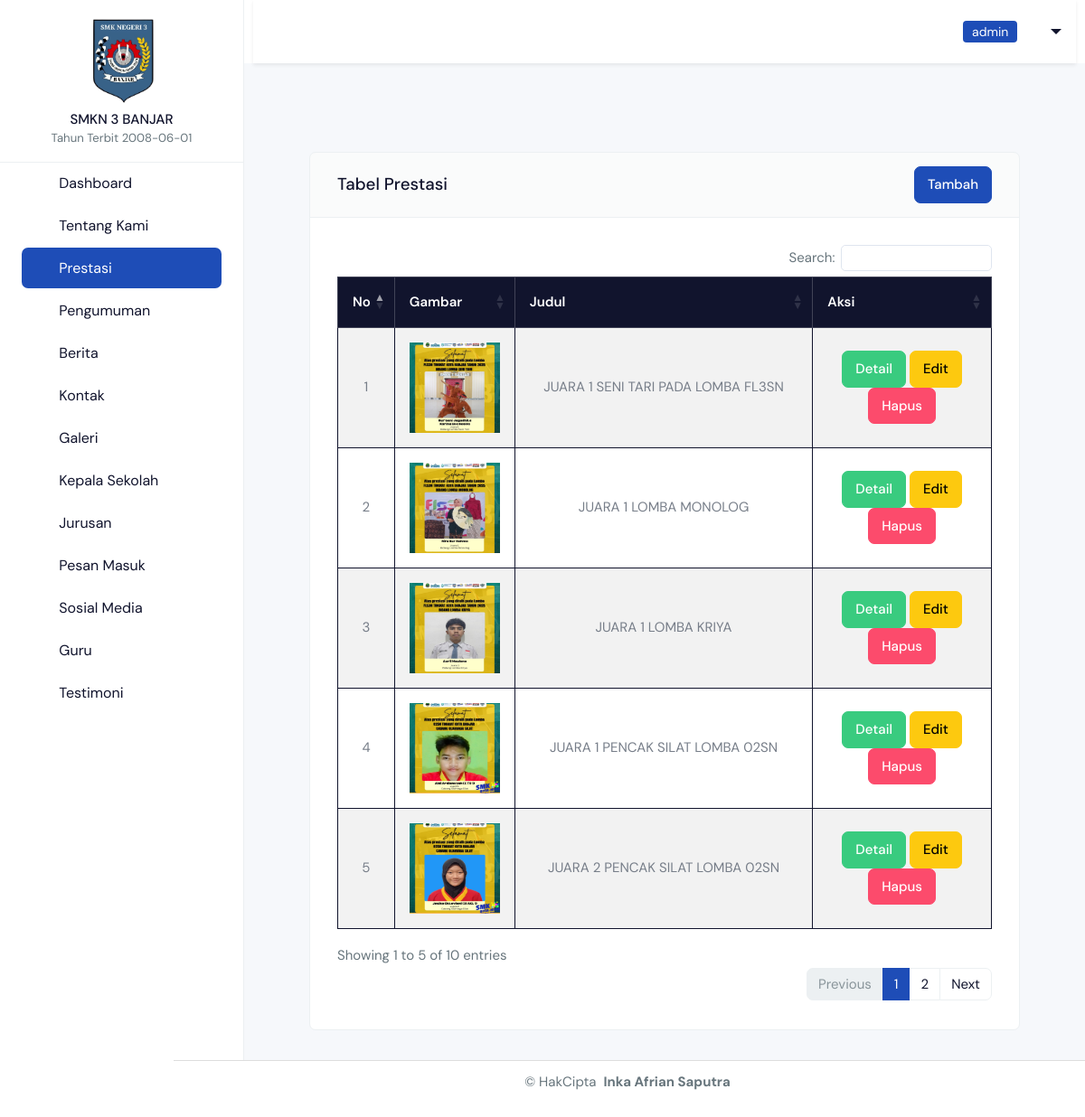
The page /backend/pages/achievement/index.php (signed in) on the database its author committed.
### tables this page shows
CREATE TABLE `abouts` (
  `id` bigint NOT NULL,
  `school_name` varchar(255) NOT NULL,
  `school_logo` text NOT NULL,
  `school_banner` varchar(200) NOT NULL,
  `school_video` varchar(255) DEFAULT NULL,
  `school_tagline` varchar(255) NOT NULL,
  `school_description` text NOT NULL,
  `since` date NOT NULL,
  `alamat` varchar(255) NOT NULL
);

CREATE TABLE `achievements` (
  `id` bigint NOT NULL,
  `image` varchar(200) NOT NULL,
  `title` varchar(200) NOT NULL,
  `description` text NOT NULL
);

### backend/pages/achievement/index.php (the view, shortened to what this page needs)
<?php
include '../../partials/header.php';
include '../../partials/sidebar.php';
include '../../partials/navbar.php';
$qabout = "SELECT * FROM achievements";
$result = mysqli_query($connect, $qabout) or die(mysqli_error($connect));
?>
<div id="layoutSidenav_content">
    <main>
        <div class="container-fluid px-4 mt-5">
            <div class="card mb-4">
                <div class="card-header d-flex align-items-center justify-content-between">
                    <h5 class="mt-2">Tabel Prestasi</h5>
                    <a href="./create.php" class="btn btn-primary">Tambah</a>
                </div>
                <div class="card-body">
                    <div class="table-responsive">
                        <table id="prestasiTable" class="table table-bordered border-dark text-center align-middle table-striped">
                            <thead class="table-dark">
                                <tr>
                                    <th>No</th>
                                    <th>Gambar</th>
                                    <th>Judul</th>
                                    <th>Aksi</th>
                                </tr>
                            </thead>
                            <tbody>
                                <?php
                                $no = 1;
                                if (mysqli_num_rows($result) > 0):
                                    while($item = $result->fetch_object()):
                                ?>
                                <tr>
                                    <td><?= $no ?></td>
                                    <td><img src="../../../storages/achievement/<?=$item->image?>" alt="gambar" width="100" height="100"></td>
                                    <td class="text-uppercase"><?= $item->title ?></td>
                                    <td>
                                        <a href="./detail.php?id=<?= $item->id ?>" class="btn btn-success">Detail</a>
                                        <a href="./edit.php?id=<?= $item->id ?>" class="btn btn-warning">Edit</a>
                                        <?php if (isset($_SESSION['user_role']) && $_SESSION['user_role'] === 'admin'): ?>
                                            <a href="../../action/achievement/delete.php?id=<?= $item->id ?>"
                                            class="btn btn-danger"
                                            onclick="return confirm('apakah anda yakin?')">Hapus</a>
                                        <?php endif; ?>
                                    </td>
                                </tr>
                                <?php
                                    $no++;
                                    endwhile;
                                else:
                                ?>
                                <tr>
                                    <td colspan="4">Data tidak ditemukan</td>
                                </tr>
                                <?php endif; ?>
                            </tbody>
                        </table>
                    </div>
                </div>
            </div>
        </div>
    </main>
</div>
<?php
include '../../partials/footer.php';
include '../../partials/script.php';
?>

### backend/partials/sidebar.php (shortened to what this page needs)
<?php
$userRole = isset($_SESSION['user_role']) ? strtolower($_SESSION['user_role']) : null;
$qAbouts = "SELECT * FROM abouts LIMIT 1";
$result = mysqli_query($connect, $qAbouts) or die(mysqli_error($connect));
$item = $result->fetch_object();
?>
<body class="d-flex flex-column min-vh-100">
  <div class="page-wrapper" id="main-wrapper" data-layout="vertical" data-navbarbg="skin6" data-sidebartype="full"
    data-sidebar-position="fixed" data-header-position="fixed">
    <aside class="left-sidebar flex-shrink-0">
      <div>
        <div class="text-center py-3 border-bottom">
            <img src="../../../storages/about/<?= $item->school_logo ?>"
                alt="Logo Sekolah"
                class="img-fluid mb-2"
                style="max-width: 80px; height: auto; object-fit: contain; background: transparent;">
            <h6 class="text-dark fw-bold text-uppercase mb-0"><?= $item->school_name ?></h6>
            <small class="text-dark-50">Tahun Terbit <?= $item->since ?></small>
        </div>
        <nav class="sidebar-nav scroll-sidebar" data-simplebar="">
          <ul id="sidebarnav">
           <li class="sidebar-item">
  <a class="sidebar-link"  href="../dashboard/index.php">
    <i class="ti ti-layout-dashboard"></i>
    <span class="hide-menu">Dashboard</span>
  </a>
</li>
<?php if ($userRole === 'admin'): ?>
<li class="sidebar-item">
   <a class="sidebar-link  <?= ($current_dir == 'about') ? 'active' : '' ?>" href="../about/index.php">
    <i class="ti ti-info-circle"></i>
    <span class="hide-menu">Tentang Kami</span>
  </a>
</li>
<?php endif; ?>
<li class="sidebar-item">
  <a class="sidebar-link  <?= ($current_dir == 'achievement') ? 'active' : '' ?>" href="../achievement/index.php">
    <i class="ti ti-trophy"></i>
    <span class="hide-menu">Prestasi</span>
  </a>
</li>
<li class="sidebar-item">
  <a class="sidebar-link  <?= ($current_dir == 'announcements') ? 'active' : '' ?>" href="../announcements/index.php">
    <i class="ti ti-speakerphone"></i>
    <span class="hide-menu">Pengumuman</span>
  </a>
</li>
<li class="sidebar-item">
  <a class="sidebar-link  <?= ($current_dir == 'blog') ? 'active' : '' ?>" href="../blog/index.php">
    <i class="ti ti-notebook"></i>
    <span class="hide-menu">Berita</span>
  </a>
</li>
<?php if ($userRole === 'admin'): ?>
<li class="sidebar-item">
  <a class="sidebar-link  <?= ($current_dir == 'contact') ? 'active' : '' ?>" href="../contact/index.php">
    <i class="ti ti-phone"></i>
    <span class="hide-menu">Kontak</span>
  </a>
</li>
<?php endif; ?>
<li class="sidebar-item">
  <a class="sidebar-link  <?= ($current_dir == 'galleries') ? 'active' : '' ?>" href="../galleries/index.php">
    <i class="ti ti-photo"></i>
    <span class="hide-menu">Galeri</span>
  </a>
</li>
<?php if ($userRole === 'admin'): ?>
  <li class="sidebar-item">
    <a class="sidebar-link  <?= ($current_dir == 'headmasters') ? 'active' : '' ?>" href="../headmasters/index.php">
      <i class="ti ti-school"></i>
      <span class="hide-menu">Kepala Sekolah</span>
    </a>
  </li>
<?php endif; ?>
<?php if ($userRole === 'admin'): ?>
  <li class="sidebar-item ">
    <a class="sidebar-link  <?= ($current_dir == 'majors') ? 'active' : '' ?>" href="../majors/index.php">
      <i class="ti ti-books"></i>
      <span class="hide-menu">Jurusan</span>
    </a>
  </li>
<?php endif; ?>
<li class="sidebar-item">
  <a class="sidebar-link  <?= ($current_dir == 'message') ? 'active' : '' ?>" href="../message/index.php">
    <i class="ti ti-message-circle"></i>
    <span class="hide-menu">Pesan Masuk</span>
  </a>
</li>
<?php if ($userRole === 'admin'): ?>
<li class="sidebar-item">
  <a class="sidebar-link  <?= ($current_dir == 'social_media') ? 'active' : '' ?>" href="../social_media/index.php">
    <i class="ti ti-brand-facebook"></i>
    <span class="hide-menu">Sosial Media</span>
  </a>
</li>
<?php endif; ?>
<?php if ($userRole === 'admin'): ?>
<li class="sidebar-item">
  <a class="sidebar-link  <?= ($current_dir == 'teachers') ? 'active' : '' ?>" href="../teachers/index.php">
    <i class="ti ti-user"></i>
    <span class="hide-menu">Guru</span>
  </a>
</li>
<?php endif; ?>
<li class="sidebar-item">
  <a class="sidebar-link  <?= ($current_dir == 'testimonials') ? 'active' : '' ?>" href="../testimonials/index.php">
    <i class="ti ti-quote"></i>
    <span class="hide-menu">Testimoni</span>
  </a>
</li>
          </ul>
        </nav>
      </div>
    </aside>

### rows shown on the page
abouts: school_logo (picture), school_name "SMKN 3 BANJAR", since "2008-06-01"
achievements: image (picture), title "JUARA 1 SENI TARI PADA LOMBA FL3SN"
achievements: image (picture), title "JUARA 1 LOMBA MONOLOG"
achievements: image (picture), title "JUARA 1 LOMBA KRIYA"
achievements: image (picture), title "JUARA 1 PENCAK SILAT LOMBA 02SN"
achievements: image (picture), title "JUARA 2 PENCAK SILAT LOMBA 02SN"

### other values the page prints
$_SESSION['user_role'] "admin"
